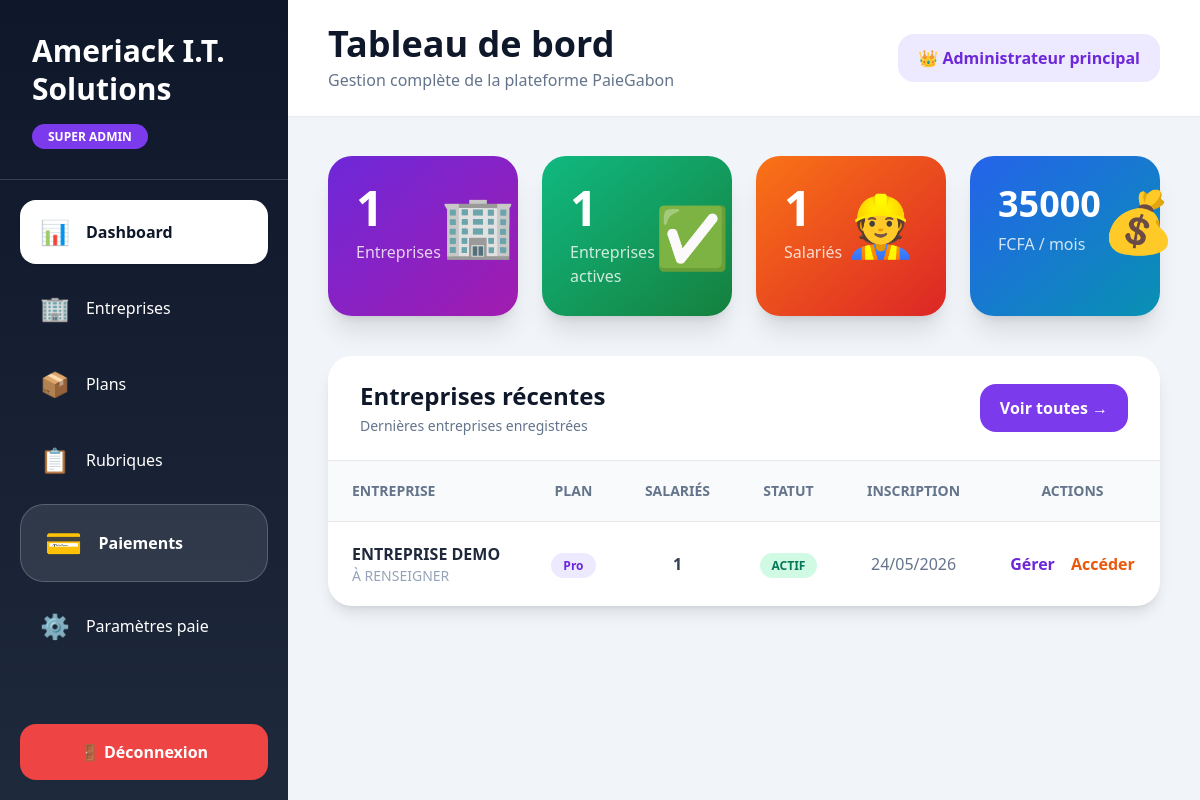
The page /admin (signed in) on the database as committed earlier.
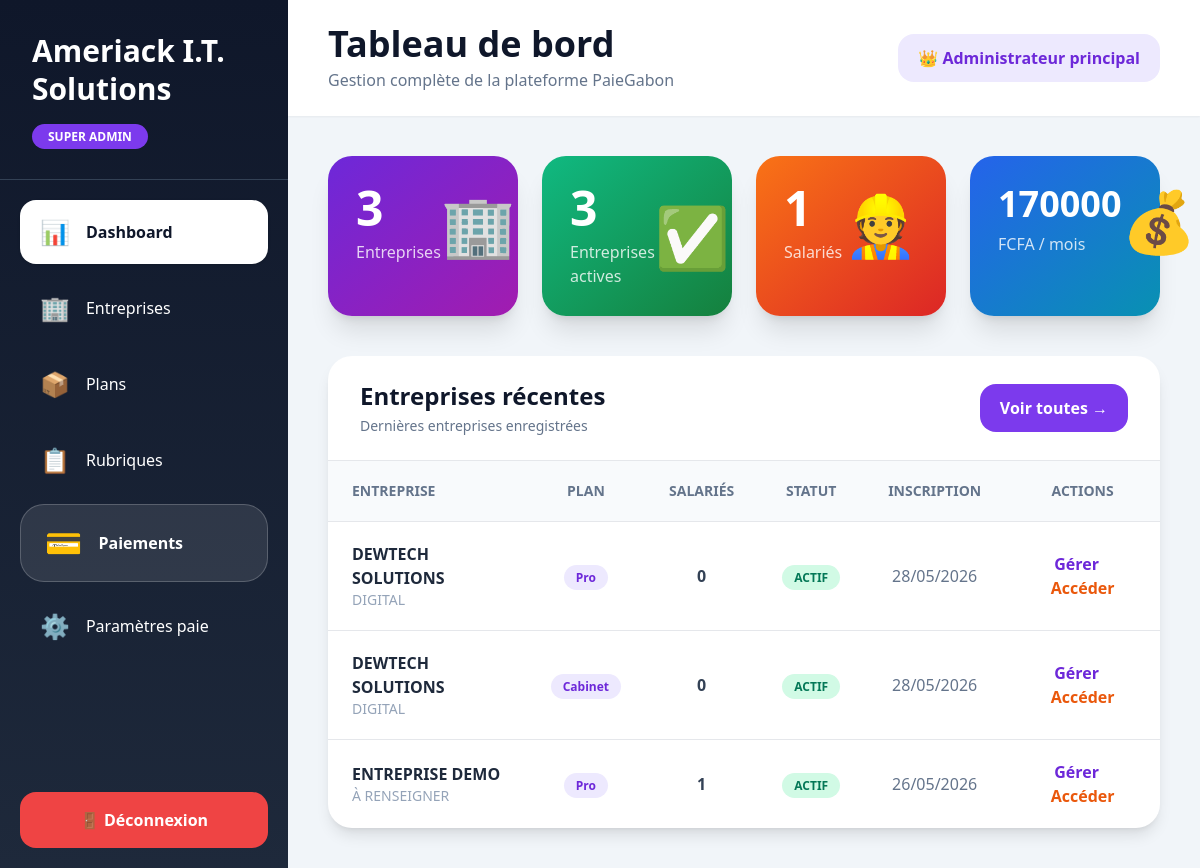
The same page on the database as committed later.
### models.py (models this page shows, shortened)
class Tenant(db.Model):
    __tablename__ = "tenants"
    id               = db.Column(db.Integer, primary_key=True)
    slug             = db.Column(db.String(50), nullable=False, unique=True)   # ex: maentreprise
    denomination     = db.Column(db.String(200), nullable=False)
    sigle            = db.Column(db.String(50))
    activite         = db.Column(db.String(200))
    secteur          = db.Column(db.String(200))
    nif              = db.Column(db.String(50))
    numero_cnss      = db.Column(db.String(50))
    numero_cnamgs    = db.Column(db.String(50))
    adresse          = db.Column(db.String(300))
    boite_postale    = db.Column(db.String(20))
    telephone        = db.Column(db.String(20))
    ville            = db.Column(db.String(100), default="Libreville")
    region           = db.Column(db.String(100))
    pays             = db.Column(db.String(100), default="Gabon")
    plan_id          = db.Column(db.Integer, db.ForeignKey("plans.id"))
    statut           = db.Column(db.String(20), default="ACTIF")   # ACTIF, SUSPENDU, ESSAI
    date_inscription = db.Column(db.DateTime, default=datetime.utcnow)
    date_expiration  = db.Column(db.DateTime)
    token_api        = db.Column(db.String(64), unique=True)
    logo_url         = db.Column(db.String(500))
    utilisateurs  = db.relationship("Utilisateur", backref="tenant", lazy=True, foreign_keys="Utilisateur.tenant_id")
    salaries      = db.relationship("Salarie", backref="tenant", lazy=True)
    periodes      = db.relationship("PeriodePaie", backref="tenant", lazy=True)
    categories    = db.relationship("CategorieEmploi", backref="tenant", lazy=True)
    @property
    def nb_salaries_actifs(self):
        return Salarie.query.filter_by(tenant_id=self.id, statut="ACTIF").count()

class Plan(db.Model):
    __tablename__ = "plans"
    id               = db.Column(db.Integer, primary_key=True)
    code             = db.Column(db.String(20), nullable=False, unique=True)
    nom              = db.Column(db.String(100), nullable=False)
    prix_mensuel     = db.Column(db.Numeric(12,2), nullable=False)
    max_salaries     = db.Column(db.Integer)          # None = illimité
    max_utilisateurs = db.Column(db.Integer)
    description      = db.Column(db.Text)
    actif            = db.Column(db.Boolean, default=True)
    tenants = db.relationship("Tenant", backref="plan", lazy=True)

### app.py (the view)
@app.route("/admin")
@super_admin_required
def admin_dashboard():
    tenants = Tenant.query.order_by(
        Tenant.date_inscription.desc()
    ).all()
    total_sal = db.session.query(
        db.func.count(Salarie.id)
    ).scalar() or 0
    total_bul = db.session.query(
        db.func.count(BulletinPaie.id)
    ).scalar() or 0
    revenus = sum(
        (
            float(t.plan.prix_mensuel)
            if t.plan else 0
        )
        for t in tenants
        if t.statut == "ACTIF"
    )
    nb_tenants = len(tenants)
    return render_template(
        "admin/dashboard.html",
        tenants=tenants,
        nb_tenants=nb_tenants,
        nb_actifs=sum(
            1 for t in tenants
            if t.statut == "ACTIF"
        ),
        nb_essai=sum(
            1 for t in tenants
            if t.statut == "ESSAI"
        ),
        total_sal=total_sal,
        total_bul=total_bul,
        revenus=revenus
    )

### app.py (called while the page is built)
@login_manager.user_loader
def load_user(uid): return Utilisateur.query.get(int(uid))

def super_admin_required(f):
    @wraps(f)
    def d(*a,**k):
        if not current_user.is_authenticated or not current_user.is_super_admin: abort(403)
        return f(*a,**k)
    return d

@app.context_processor
def inject_globals(): return {"now":datetime.now(),"enumerate":enumerate}

### models.py (called while the page is built)
    @property
    def is_super_admin(self): return self.role == "SUPER_ADMIN"

### templates/admin/dashboard.html (shortened to what this page needs)
<!DOCTYPE html>
<html lang="fr">
<head>
<script src="https://cdn.tailwindcss.com"></script>
</head>
<body class="bg-slate-100">
<div class="flex min-h-screen">
    <aside class="w-72 sidebar-gradient text-white flex flex-col">
        <div class="p-8 border-b border-slate-700">
            <h1 class="text-3xl font-black leading-tight">
                Ameriack I.T.<br>
                Solutions
            </h1>
            <div class="mt-4">
                <span class="bg-violet-600 px-4 py-1 rounded-full text-xs font-bold">
                    SUPER ADMIN
                </span>
            </div>
        </div>
        <nav class="flex-1 p-5 space-y-3">
            <a href="/admin"
               class="flex items-center gap-4 bg-white text-slate-900 px-5 py-4 rounded-2xl font-bold shadow">
                <span class="text-2xl">📊</span>
                Dashboard
            </a>
            <a href="/admin/tenants"
               class="flex items-center gap-4 px-5 py-4 rounded-2xl hover:bg-slate-700 transition">
                <span class="text-2xl">🏢</span>
                Entreprises
            </a>
            <a href="/admin/plans"
               class="flex items-center gap-4 px-5 py-4 rounded-2xl hover:bg-slate-700 transition">
                <span class="text-2xl">📦</span>
                Plans
            </a>
            <a href="/admin/rubriques"
               class="flex items-center gap-4 px-5 py-4 rounded-2xl hover:bg-slate-700 transition">
                <span class="text-2xl">📋</span>
                Rubriques
            </a>
            <a href="/admin/paiements"
               class="flex items-center gap-4 px-6 py-5 rounded-3xl bg-white/10 border border-white/20 font-bold">
                <span class="text-3xl">💳</span>
                Paiements
            </a>
            <a href="/parametres-paie"
               class="flex items-center gap-4 px-5 py-4 rounded-2xl hover:bg-slate-700 transition">
                <span class="text-2xl">⚙️</span>
                Paramètres paie
            </a>
        </nav>
        <div class="p-5">
            <a href="/logout"
               class="bg-red-500 hover:bg-red-600 transition text-white w-full flex items-center justify-center gap-2 py-4 rounded-2xl font-bold">
                🚪 Déconnexion
            </a>
        </div>
    </aside>
    <main class="flex-1">
        <div class="bg-white px-10 py-6 shadow-sm flex items-center justify-between">
            <div>
                <h2 class="text-4xl font-black text-slate-900">
                    Tableau de bord
                </h2>
                <p class="text-slate-500 mt-1">
                    Gestion complète de la plateforme PaieGabon
                </p>
            </div>
            <div class="flex items-center gap-4">
                <div class="bg-violet-100 text-violet-700 px-5 py-3 rounded-2xl font-bold">
                    👑 Administrateur principal
                </div>
            </div>
        </div>
        <div class="p-10">
            <div class="grid grid-cols-4 gap-6 mb-10">
                <div class="bg-gradient-to-br from-violet-700 to-fuchsia-700 rounded-3xl p-7 text-white card-hover shadow-xl">
                    <div class="flex items-center justify-between">
                        <div>
                            <div class="text-5xl font-black">
                                {{nb_tenants}}
                            </div>
                            <div class="mt-2 text-white/80">
                                Entreprises
                            </div>
                        </div>
                        <div class="text-6xl">
                            🏢
                        </div>
                    </div>
                </div>
                <div class="bg-gradient-to-br from-emerald-500 to-green-700 rounded-3xl p-7 text-white card-hover shadow-xl">
                    <div class="flex items-center justify-between">
                        <div>
                            <div class="text-5xl font-black">
                                {{nb_actifs}}
                            </div>
                            <div class="mt-2 text-white/80">
                                Entreprises actives
                            </div>
                        </div>
                        <div class="text-6xl">
                            ✅
                        </div>
                    </div>
                </div>
                <div class="bg-gradient-to-br from-orange-500 to-red-600 rounded-3xl p-7 text-white card-hover shadow-xl">
                    <div class="flex items-center justify-between">
                        <div>
                            <div class="text-5xl font-black">
                                {{total_sal}}
                            </div>
                            <div class="mt-2 text-white/80">
                                Salariés
                            </div>
                        </div>
                        <div class="text-6xl">
                            👷
                        </div>
                    </div>
                </div>
                <div class="bg-gradient-to-br from-blue-600 to-cyan-600 rounded-3xl p-7 text-white card-hover shadow-xl">
                    <div class="flex items-center justify-between">
                        <div>
                            <div class="text-4xl font-black">
                                {{revenus|int|string}}
                            </div>
                            <div class="mt-2 text-white/80">
                                FCFA / mois
                            </div>
                        </div>
                        <div class="text-6xl">
                            💰
                        </div>
                    </div>
                </div>
            </div>
            <div class="bg-white rounded-3xl shadow-lg overflow-hidden">
                <div class="flex items-center justify-between px-8 py-6 border-b">
                    <div>
                        <h3 class="text-2xl font-black text-slate-900">
                            Entreprises récentes
                        </h3>
                        <p class="text-slate-500 text-sm mt-1">
                            Dernières entreprises enregistrées
                        </p>
                    </div>
                    <a href="/admin/tenants"
                       class="bg-violet-600 hover:bg-violet-700 transition text-white px-5 py-3 rounded-2xl font-bold">
                        Voir toutes →
                    </a>
                </div>
                <div class="overflow-x-auto">
                    <table class="w-full">
                        <thead class="bg-slate-50">
                            <tr class="text-slate-500 text-sm uppercase">
                                <th class="px-6 py-5 text-left">
                                    Entreprise
                                </th>
                                <th class="px-6 py-5 text-center">
                                    Plan
                                </th>
                                <th class="px-6 py-5 text-center">
                                    Salariés
                                </th>
                                <th class="px-6 py-5 text-center">
                                    Statut
                                </th>
                                <th class="px-6 py-5 text-center">
                                    Inscription
                                </th>
                                <th class="px-6 py-5 text-center">
                                    Actions
                                </th>
                            </tr>
                        </thead>
                        <tbody>
                            {% for t in tenants[:10] %}
                            <tr class="border-t hover:bg-slate-50 transition">
                                <td class="px-6 py-5">
                                    <div class="font-black text-slate-800">
                                        {{t.denomination}}
                                    </div>
                                    <div class="text-sm text-slate-400">
                                        {{t.activite or 'Activité non renseignée'}}
                                    </div>
                                </td>
                                <td class="px-6 py-5 text-center">
                                    <span class="bg-violet-100 text-violet-700 px-3 py-1 rounded-full text-xs font-bold">
                                        {{t.plan.nom if t.plan else '—'}}
                                    </span>
                                </td>
                                <td class="px-6 py-5 text-center font-black text-slate-700">
                                    {{t.nb_salaries_actifs}}
                                </td>
                                <td class="px-6 py-5 text-center">
                                    <span class="
                                    px-3 py-1 rounded-full text-xs font-bold
                                    {% if t.statut == 'ACTIF' %}
                                    bg-emerald-100 text-emerald-700
                                    {% elif t.statut == 'ESSAI' %}
                                    bg-orange-100 text-orange-700
                                    {% else %}
                                    bg-red-100 text-red-700
                                    {% endif %}
                                    ">
                                    {{t.statut}}
                                    </span>
                                </td>
                                <td class="px-6 py-5 text-center text-slate-500">
                                    {{t.date_inscription.strftime('%d/%m/%Y') if t.date_inscription else '—'}}
                                </td>
                                <td class="px-6 py-5 text-center">
                                    <a href="/admin/tenants/{{t.id}}"
                                       class="text-violet-700 font-bold hover:underline mr-3">
                                        Gérer
                                    </a>
                                    <a href="/admin/tenants/{{t.id}}/impersonate"
                                       class="text-orange-600 font-bold hover:underline">
                                        Accéder
                                    </a>
                                </td>
                            </tr>
                            {% endfor %}
                        </tbody>
                    </table>
                </div>
            </div>
        </div>
    </main>
</div>
</body>
</html>

### templates/admin/dashboard.html (style rules this page uses)
body { font-family:'Segoe UI',sans-serif; }
.sidebar-gradient { background: linear-gradient(180deg,#0f172a 0%,#1e293b 100%); }
.card-hover { transition:0.3s; }

Rows that differ between the two databases and show on the page:
added Tenant: denomination "DEWTECH SOLUTIONS", activite "DIGITAL", plan "Pro", nb_salaries_actifs "0", statut "ACTIF", date_inscription "28/05/2026"
added Tenant: denomination "DEWTECH SOLUTIONS", activite "DIGITAL", plan "Cabinet", nb_salaries_actifs "0", statut "ACTIF", date_inscription "28/05/2026"
changed Tenant "ENTREPRISE DEMO": date_inscription "24/05/2026" → "26/05/2026"
Other text that changed with them:
{{ nb_tenants }}: "1" → "3"
{{ nb_actifs }}: "1" → "3"
{{ revenus|int|string }}: "35000" → "170000"
